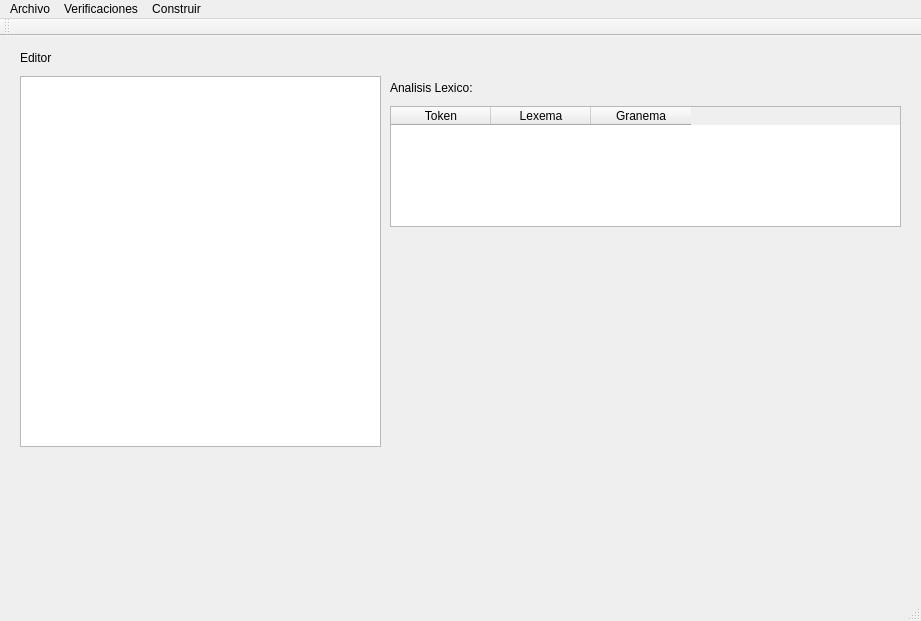
<?xml version="1.0" encoding="UTF-8"?>
<ui version="4.0">
 <class>MainWindow</class>
 <widget class="QMainWindow" name="MainWindow">
  <property name="enabled">
   <bool>true</bool>
  </property>
  <property name="geometry">
   <rect>
    <x>0</x>
    <y>0</y>
    <width>921</width>
    <height>621</height>
   </rect>
  </property>
  <property name="windowTitle">
   <string>MainWindow</string>
  </property>
  <property name="autoFillBackground">
   <bool>false</bool>
  </property>
  <widget class="QWidget" name="centralWidget">
   <widget class="QTextBrowser" name="textEditor">
    <property name="enabled">
     <bool>true</bool>
    </property>
    <property name="geometry">
     <rect>
      <x>20</x>
      <y>40</y>
      <width>361</width>
      <height>371</height>
     </rect>
    </property>
    <property name="readOnly">
     <bool>false</bool>
    </property>
    <property name="tabStopWidth">
     <number>20</number>
    </property>
   </widget>
   <widget class="QLabel" name="label">
    <property name="geometry">
     <rect>
      <x>20</x>
      <y>10</y>
      <width>70</width>
      <height>23</height>
     </rect>
    </property>
    <property name="text">
     <string>Editor</string>
    </property>
   </widget>
   <widget class="QTableWidget" name="tableLex">
    <property name="enabled">
     <bool>true</bool>
    </property>
    <property name="geometry">
     <rect>
      <x>390</x>
      <y>70</y>
      <width>511</width>
      <height>121</height>
     </rect>
    </property>
    <property name="autoFillBackground">
     <bool>false</bool>
    </property>
    <column>
     <property name="text">
      <string>Token</string>
     </property>
    </column>
    <column>
     <property name="text">
      <string>Lexema</string>
     </property>
    </column>
    <column>
     <property name="text">
      <string>Granema</string>
     </property>
    </column>
   </widget>
   <widget class="QLabel" name="label_2">
    <property name="geometry">
     <rect>
      <x>390</x>
      <y>40</y>
      <width>121</width>
      <height>23</height>
     </rect>
    </property>
    <property name="text">
     <string>Analisis Lexico:</string>
    </property>
   </widget>
  </widget>
  <widget class="QMenuBar" name="menuBar">
   <property name="geometry">
    <rect>
     <x>0</x>
     <y>0</y>
     <width>921</width>
     <height>23</height>
    </rect>
   </property>
   <widget class="QMenu" name="menuArhcivo">
    <property name="title">
     <string>Archivo</string>
    </property>
    <addaction name="mabrir"/>
    <addaction name="separator"/>
    <addaction name="mguardar"/>
    <addaction name="mguardarcomo"/>
    <addaction name="separator"/>
    <addaction name="mcerrar"/>
   </widget>
   <widget class="QMenu" name="menuCompilador">
    <property name="title">
     <string>Verificaciones</string>
    </property>
    <addaction name="aclexico"/>
    <addaction name="actionVerificar_sintaxis_2"/>
   </widget>
   <widget class="QMenu" name="menuconstruir">
    <property name="title">
     <string>Construir</string>
    </property>
    <addaction name="actionCompilar_2"/>
    <addaction name="separator"/>
    <addaction name="actionCargar_a_memoria"/>
    <addaction name="actionCargar"/>
   </widget>
   <addaction name="menuArhcivo"/>
   <addaction name="menuCompilador"/>
   <addaction name="menuconstruir"/>
  </widget>
  <widget class="QToolBar" name="mainToolBar">
   <attribute name="toolBarArea">
    <enum>TopToolBarArea</enum>
   </attribute>
   <attribute name="toolBarBreak">
    <bool>false</bool>
   </attribute>
  </widget>
  <widget class="QStatusBar" name="statusBar"/>
  <action name="actionAbrir">
   <property name="text">
    <string>Nuevo</string>
   </property>
  </action>
  <action name="actionGuardar">
   <property name="text">
    <string>Abrir</string>
   </property>
  </action>
  <action name="actionLexico">
   <property name="text">
    <string>Lexico</string>
   </property>
  </action>
  <action name="actionSintaxis">
   <property name="text">
    <string>Sintaxis</string>
   </property>
  </action>
  <action name="actionCompilar">
   <property name="text">
    <string>Compilar</string>
   </property>
  </action>
  <action name="actionGuardar_2">
   <property name="text">
    <string>Guardar</string>
   </property>
  </action>
  <action name="actionCerrar">
   <property name="text">
    <string>Cerrar</string>
   </property>
  </action>
  <action name="mabrir">
   <property name="text">
    <string>Abrir</string>
   </property>
  </action>
  <action name="mguardar">
   <property name="text">
    <string>Guardar</string>
   </property>
  </action>
  <action name="mcerrar">
   <property name="text">
    <string>Cerrar</string>
   </property>
  </action>
  <action name="aclexico">
   <property name="text">
    <string>Lexica</string>
   </property>
  </action>
  <action name="actionVerificar_sintaxis_2">
   <property name="text">
    <string>Sintactica</string>
   </property>
  </action>
  <action name="actionCompilar_2">
   <property name="text">
    <string>Compilar</string>
   </property>
  </action>
  <action name="actionCargar_a_memoria">
   <property name="text">
    <string>Cargar</string>
   </property>
  </action>
  <action name="actionCargar">
   <property name="text">
    <string>Ejecutar</string>
   </property>
  </action>
  <action name="mguardarcomo">
   <property name="text">
    <string>Guardar Como</string>
   </property>
  </action>
 </widget>
 <layoutdefault spacing="6" margin="11"/>
 <resources/>
 <connections/>
</ui>
